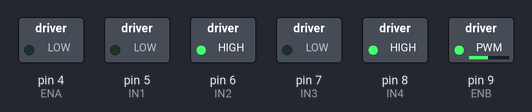
This sketch was run on a simulated Arduino Uno, built with avr-gcc and run on an emulated ATmega328P. Parts: switched loads named in the sketch (green lamp = pin HIGH).

Above: at 0.1 s.
Timing chart, 0 to 1.6 s (numbered marks = the images above):
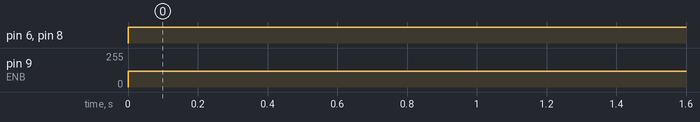

Measured:
- by itself, pin 6 (IN2), pin 8 (IN4): LOW → HIGH at 0.00 s
- by itself, pin 9 (ENB): 0/255 → 120/255 at 0.00 s

The sketch:

encoder.ino
```cpp
#define ENA 4
#define IN1 5
#define IN2 6
#define IN3 7
#define IN4 8
#define ENB 9
//////엔코터 모터////////
#define EN11 19
#define EN12 18 //오른쪽

#define EN21 2
#define EN22 3 //왼쪽

void setup()
{
  pinMode (ENA, OUTPUT);
  pinMode (IN1, OUTPUT);
  pinMode (IN2, OUTPUT);

  pinMode (IN3, OUTPUT);
  pinMode (IN4, OUTPUT);
  pinMode (ENB, OUTPUT);

  Serial.begin(115200);
}

void motor_R_control(int motor_speed_R) // 모터 A의 속도(speed)제어
{
  if (motor_speed_R >= 0)
  {
    digitalWrite(IN3, LOW);         //모터의 방향 제어
    digitalWrite(IN4, HIGH);
    if (motor_speed_R >= 255) motor_speed_R = 255;
    analogWrite(ENB, motor_speed_R); //모터의 속도 제어
  }
  else
  {
    digitalWrite(IN3, HIGH);
    digitalWrite(IN4, LOW);
    if (motor_speed_R <= -255) motor_speed_R = -255;
    analogWrite(ENB, -motor_speed_R);
  }
}


void motor_L_control(int motor_speed_L) // 모터 A의 속도(speed)제어
{
  if (motor_speed_L >= 0)
  {
    digitalWrite(IN1, LOW);         //모터의 방향 제어
    digitalWrite(IN2, HIGH);
    if (motor_speed_L >= 255) motor_speed_L = 255;
    analogWrite(ENA, motor_speed_L); //모터의 속도 제어
  }
  else
  {
    digitalWrite(IN1, HIGH);
    digitalWrite(IN2, LOW);
    if (motor_speed_L <= -255) motor_speed_L = -255;
    analogWrite(ENA, -motor_speed_L);
  }
}


void loop()
{
  motor_R_control(120);
  motor_L_control(120);
}
```
